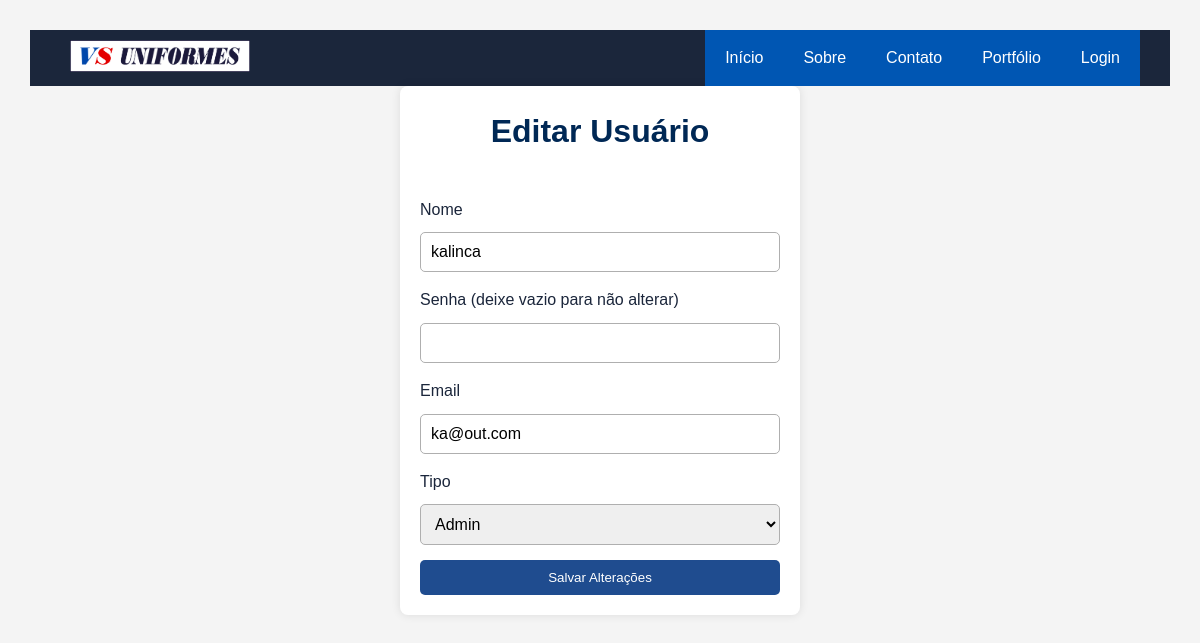
The app's page /view/editarUsuarios.php?idUsuario=1 (signed in) with its own data.
### tables this page shows
CREATE TABLE `usuarios` (
  `idUsuario` int(11) NOT NULL,
  `nome` varchar(100) NOT NULL,
  `email` varchar(255) NOT NULL,
  `senha` varchar(255) NOT NULL,
  `tipo` varchar(20) NOT NULL
);

### model/ClassUsuarioDAO.php (called while the page is built, shortened)
<?php
class ClassUsuarioDAO
{
    public function buscarUsuarioPorId($id)
    {
        try {
            $pdo = Conexao::getInstance();
            $sql = "SELECT * FROM usuarios WHERE idUsuario = ?";
            $stmt = $pdo->prepare($sql);
            $stmt->bindValue(1, $id);
            $stmt->execute();
            return $stmt->fetch(PDO::FETCH_ASSOC);
        } catch (PDOException $erro) {
            echo $erro->getMessage();
            return false;
        }
    }
}
?>

### view/editarUsuarios.php (the view, shortened to what this page needs)
<?php
require_once "../model/ClassUsuarioDAO.php";
$usuarioDAO = new ClassUsuarioDAO();
$id = $_GET['idUsuario'];
$usuario = $usuarioDAO->buscarUsuarioPorId($id);
?>
<!DOCTYPE html>
<html lang="pt-BR">
<head>
    <?php include 'includes/head.php'; ?>
</head>
<body>
<?php include 'includes/menu.php'; ?>
<div class="container">
    <h2>Editar Usuário</h2>
    <form method="POST">
        <label>Nome</label>
        <input type="text" name="nome"
               value="<?= $usuario['nome']; ?>">
        <label>Senha (deixe vazio para não alterar)</label>
        <input type="password" name="senha">
        <label>Email</label>
        <input type="email" name="email"
               value="<?= $usuario['email']; ?>">
        <label>Tipo</label>
        <select name="tipo">
            <option value="admin"
                <?= ($usuario['tipo'] == "admin") ? "selected" : ""; ?>>
                Admin
            </option>
        </select>
        <button type="submit">Salvar Alterações</button>
    </form>
</div>
</body>
</html>

### css/style.css (style rules this page uses)
* { margin: 0; padding: 0; box-sizing: border-box; }
:root { --menu-fundo: #0056B3; --menu-foco: #E63946; --texto: #1B263B; --borda: #9cb5da; --texto-suave: #778DA9; --titulo: #002855; --fundo: #F6F4F3; }
body { font-family: 'Times New Roman', Times, serif; line-height: 1.6; color: var(--texto); background-color: var(--fundo); }
.container { max-width: 1100px; margin: auto; padding: 0 20px; }
.container h2 { color: var(--titulo); font-size: 32px; margin-bottom: 40px; position: relative; }
input, select, textarea { width: 100%; padding: 12px; border: 1px solid #afafaf; border-radius: 5px; font-size: 16px; }
input { padding: 10px; border: 1px solid #afafaf; border-radius: 5px; margin-top: 5px; }
button { padding: 10px; border: none; border-radius: 5px; cursor: pointer; }
button[type="submit"] { background: #1f4c8f; color: #ffffff; }

### view/editarUsuarios.php (style rules this page uses)
body { font-family: Arial; background-color: #f4f4f4; padding: 30px; }
.container { width: 400px; margin: auto; background: white; padding: 20px; border-radius: 8px; box-shadow: 0 0 10px rgba(0,0,0,0.1); }
h2 { text-align: center; }
input, select { width: 100%; padding: 10px; margin-top: 10px; margin-bottom: 15px; }
button { width: 100%; padding: 10px; background: #2196F3; color: white; border: none; cursor: pointer; }

### records on screen
usuarios: nome "kalinca", email "ka@out.com", tipo "Admin"
